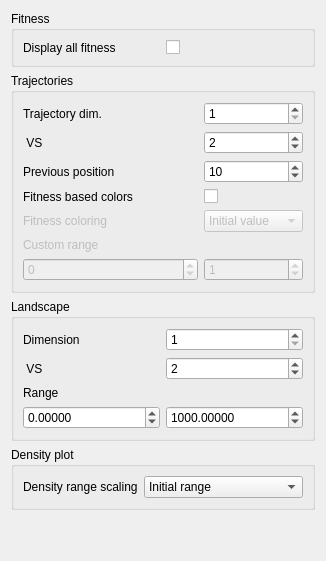
       <widget class="QWidget" name="visualizationTab">
        <attribute name="title">
         <string>Visualisation</string>
        </attribute>
        <layout class="QVBoxLayout" name="verticalLayout_5">
         <item>
          <widget class="QGroupBox" name="fitnessBox">
           <property name="minimumSize">
            <size>
             <width>250</width>
             <height>50</height>
            </size>
           </property>
           <property name="title">
            <string>Fitness</string>
           </property>
           <layout class="QGridLayout" name="gridLayout_5">
            <item row="0" column="0">
             <widget class="QLabel" name="displayAllFitnessLabel">
              <property name="text">
               <string>Display all fitness</string>
              </property>
             </widget>
            </item>
            <item row="0" column="1">
             <widget class="QCheckBox" name="displayAllFitnessCheckBox">
              <property name="checked">
               <bool>false</bool>
              </property>
             </widget>
            </item>
           </layout>
          </widget>
         </item>
         <item>
          <widget class="QGroupBox" name="trajectoriesBox">
           <property name="sizePolicy">
            <sizepolicy hsizetype="MinimumExpanding" vsizetype="Fixed">
             <horstretch>10</horstretch>
             <verstretch>0</verstretch>
            </sizepolicy>
           </property>
           <property name="minimumSize">
            <size>
             <width>0</width>
             <height>200</height>
            </size>
           </property>
           <property name="title">
            <string>Trajectories</string>
           </property>
           <layout class="QGridLayout" name="gridLayout_7">
            <item row="0" column="0">
             <widget class="QLabel" name="dimensionArbitraryLabel">
              <property name="text">
               <string>Trajectory dim.</string>
              </property>
             </widget>
            </item>
            <item row="1" column="0">
             <widget class="QLabel" name="VSLabel">
              <property name="text">
               <string> VS</string>
              </property>
             </widget>
            </item>
            <item row="2" column="0">
             <widget class="QLabel" name="previousPosLabel">
              <property name="text">
               <string>Previous position</string>
              </property>
             </widget>
            </item>
            <item row="2" column="1">
             <widget class="QSpinBox" name="previousPosSpinBox">
              <property name="value">
               <number>10</number>
              </property>
             </widget>
            </item>
            <item row="3" column="0">
             <widget class="QLabel" name="trajectoryLabel">
              <property name="sizePolicy">
               <sizepolicy hsizetype="MinimumExpanding" vsizetype="Preferred">
                <horstretch>0</horstretch>
                <verstretch>0</verstretch>
               </sizepolicy>
              </property>
              <property name="minimumSize">
               <size>
                <width>175</width>
                <height>0</height>
               </size>
              </property>
              <property name="maximumSize">
               <size>
                <width>200</width>
                <height>16777215</height>
               </size>
              </property>
              <property name="text">
               <string>Fitness based colors </string>
              </property>
              <property name="wordWrap">
               <bool>true</bool>
              </property>
             </widget>
            </item>
            <item row="3" column="1">
             <widget class="QCheckBox" name="trajectoryCheckBox">
              <property name="text">
               <string/>
              </property>
             </widget>
            </item>
            <item row="4" column="0">
             <widget class="QLabel" name="fitnessColorLabel">
              <property name="enabled">
               <bool>false</bool>
              </property>
              <property name="text">
               <string>Fitness coloring</string>
              </property>
             </widget>
            </item>
            <item row="4" column="1">
             <widget class="QComboBox" name="fitnessColorComboBox">
              <property name="enabled">
               <bool>false</bool>
              </property>
              <property name="sizePolicy">
               <sizepolicy hsizetype="MinimumExpanding" vsizetype="Fixed">
                <horstretch>0</horstretch>
                <verstretch>0</verstretch>
               </sizepolicy>
              </property>
              <item>
               <property name="text">
                <string>Initial value</string>
               </property>
              </item>
              <item>
               <property name="text">
                <string>Global value</string>
               </property>
              </item>
              <item>
               <property name="text">
                <string>Instant value</string>
               </property>
              </item>
              <item>
               <property name="text">
                <string>Range</string>
               </property>
              </item>
             </widget>
            </item>
            <item row="5" column="0">
             <widget class="QLabel" name="fitnessRangeLabel">
              <property name="enabled">
               <bool>false</bool>
              </property>
              <property name="text">
               <string>Custom range</string>
              </property>
             </widget>
            </item>
            <item row="6" column="0">
             <widget class="QSpinBox" name="fitnessRangeMinSpinBox">
              <property name="enabled">
               <bool>false</bool>
              </property>
              <property name="sizePolicy">
               <sizepolicy hsizetype="Minimum" vsizetype="Fixed">
                <horstretch>0</horstretch>
                <verstretch>0</verstretch>
               </sizepolicy>
              </property>
              <property name="minimum">
               <number>-100000</number>
              </property>
              <property name="maximum">
               <number>100000</number>
              </property>
             </widget>
            </item>
            <item row="6" column="1">
             <widget class="QSpinBox" name="fitnessRangeMaxSpinBox">
              <property name="enabled">
               <bool>false</bool>
              </property>
              <property name="minimum">
               <number>-100000</number>
              </property>
              <property name="maximum">
               <number>100000</number>
              </property>
              <property name="value">
               <number>1</number>
              </property>
             </widget>
            </item>
            <item row="0" column="1">
             <widget class="QSpinBox" name="trajectoryDim1SpinBox">
              <property name="minimum">
               <number>1</number>
              </property>
              <property name="maximum">
               <number>100</number>
              </property>
             </widget>
            </item>
            <item row="1" column="1">
             <widget class="QSpinBox" name="trajectoryDim2SpinBox">
              <property name="minimum">
               <number>1</number>
              </property>
              <property name="maximum">
               <number>100</number>
              </property>
              <property name="value">
               <number>2</number>
              </property>
             </widget>
            </item>
           </layout>
          </widget>
         </item>
         <item>
          <widget class="QGroupBox" name="landscapeBox">
           <property name="title">
            <string>Landscape</string>
           </property>
           <layout class="QGridLayout" name="gridLayout_8">
            <item row="0" column="0">
             <widget class="QLabel" name="fitnessDimLabel">
              <property name="text">
               <string>Dimension</string>
              </property>
             </widget>
            </item>
            <item row="0" column="2">
             <widget class="QSpinBox" name="fitnessDim1SpinBox">
              <property name="minimum">
               <number>1</number>
              </property>
              <property name="maximum">
               <number>100</number>
              </property>
             </widget>
            </item>
            <item row="1" column="0">
             <widget class="QLabel" name="label_5">
              <property name="text">
               <string> VS</string>
              </property>
             </widget>
            </item>
            <item row="1" column="2">
             <widget class="QSpinBox" name="fitnessDim2SpinBox">
              <property name="minimum">
               <number>1</number>
              </property>
              <property name="maximum">
               <number>100</number>
              </property>
              <property name="value">
               <number>2</number>
              </property>
             </widget>
            </item>
            <item row="2" column="0">
             <widget class="QLabel" name="label_6">
              <property name="text">
               <string>Range</string>
              </property>
             </widget>
            </item>
            <item row="3" column="0">
             <widget class="QDoubleSpinBox" name="fitnessColorMinSpinBox">
              <property name="decimals">
               <number>5</number>
              </property>
              <property name="minimum">
               <double>-10000000.000000000000000</double>
              </property>
              <property name="maximum">
               <double>10000000.000000000000000</double>
              </property>
             </widget>
            </item>
            <item row="3" column="2">
             <widget class="QDoubleSpinBox" name="fitnessColorMaxSpinBox">
              <property name="decimals">
               <number>5</number>
              </property>
              <property name="minimum">
               <double>-10000000.000000000000000</double>
              </property>
              <property name="maximum">
               <double>10000000.000000000000000</double>
              </property>
              <property name="value">
               <double>1000.000000000000000</double>
              </property>
             </widget>
            </item>
           </layout>
          </widget>
         </item>
         <item>
          <widget class="QGroupBox" name="densityPlotBox">
           <property name="minimumSize">
            <size>
             <width>0</width>
             <height>0</height>
            </size>
           </property>
           <property name="title">
            <string>Density plot</string>
           </property>
           <layout class="QGridLayout" name="gridLayout_6">
            <item row="0" column="0">
             <widget class="QLabel" name="densityScalineLabel">
              <property name="text">
               <string>Density range scaling</string>
              </property>
             </widget>
            </item>
            <item row="0" column="1">
             <widget class="QComboBox" name="densityScalineComboBox">
              <property name="sizePolicy">
               <sizepolicy hsizetype="MinimumExpanding" vsizetype="Fixed">
                <horstretch>0</horstretch>
                <verstretch>0</verstretch>
               </sizepolicy>
              </property>
              <item>
               <property name="text">
                <string>Initial range</string>
               </property>
              </item>
              <item>
               <property name="text">
                <string>Global range</string>
               </property>
              </item>
              <item>
               <property name="text">
                <string>Instant range</string>
               </property>
              </item>
             </widget>
            </item>
           </layout>
          </widget>
         </item>
         <item>
          <spacer name="verticalSpacer_2">
           <property name="orientation">
            <enum>Qt::Vertical</enum>
           </property>
           <property name="sizeHint" stdset="0">
            <size>
             <width>20</width>
             <height>40</height>
            </size>
           </property>
          </spacer>
         </item>
        </layout>
       </widget>
